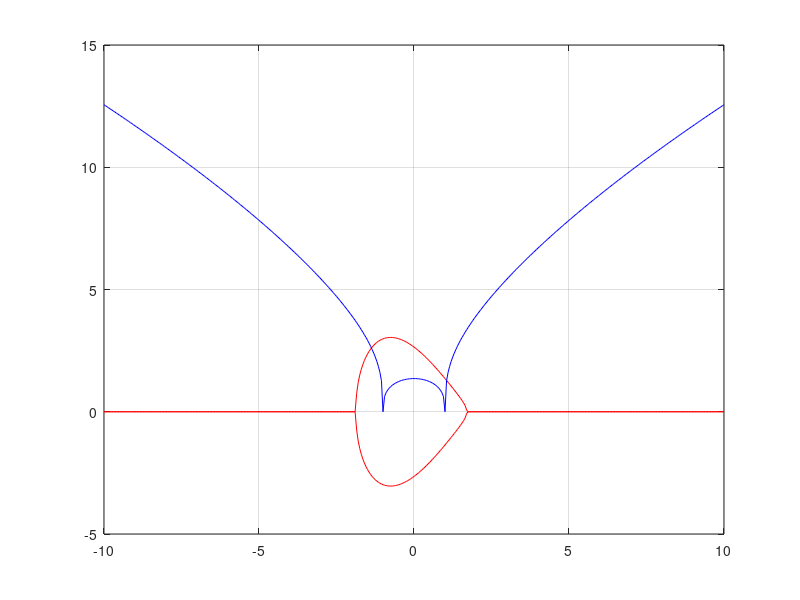

The MATLAB source for this figure: (Note: this script raises an error after producing the figure.)
clear
x = [-10:0.05:10];
y_1 = sqrt((1/2)*(4.*x.^3 - 6.*exp(x) - 4*x + 20));
y_1_2 = -sqrt((1/2)*(4.*x.^3 - 6.*exp(x) - 4*x + 20));
y_2 = (20.*x.^2 - 20).^(1/3);
plot(x, y_1, '-r')
hold on
plot(x, y_1_2, '-r')
plot(x, y_2, '-b')
grid on

x = [];
y = [];
disp("Calculate the intersection coordinates:")
n = input("How many estimate points do you have? ");
for i = 1:n
    disp(["Point " + num2str(i) + ": "]);
    x(i) = input("x value: ");
    y(i)= input("y value: ");
end

for i = 1:n
    Point = VectNewR(x(i), y(i));
    fprintf('Point ')
    fprintf(num2str(i))
    fprintf(' = ')
    fprintf('%.5f', Point(1))
    fprintf(', %.5f \n', Point(2))
end

%{
Point1 = VectNewR(-1.4, 2.678);
Point2 = VectNewR(1.05, 1.27);
fprintf('Point 1 = ')
fprintf('%.5f', Point1(1))
fprintf(', %.5f', Point1(2))
fprintf('\nPoint 2 = ')
fprintf('%.5f', Point2(1))
fprintf(', %.5f \n', Point2(2)) 
%}

function yep = Jacobian(x, y);
    df_1_dx = 12*x^2 - 6*exp(x) - 4;
    df_1_dy = -4*y;
    df_2_dx = 40*x;
    df_2_dy = -3*y^2;
    yep = [df_1_dx df_1_dy; df_2_dx df_2_dy];
end

function out = f_1(x,y)
    out = 4*x^3 - 6*exp(x) - 4*x + 20 - 2*y^2;
end

function out = f_2(x,y)
    out = 20*x^2 - 20 - y^3;
end

function [out, count] = VectNewR(x_guess, y_guess)
    x_0 = x_guess;
    y_0 = y_guess;
    count = 0;
    while sqrt((f_1(x_0, y_0))^2 + (f_2(x_0, y_0))^2) > 10^-5
        count = count + 1;
        A = [x_0; y_0];
        J = Jacobian(x_0, y_0);
        F = [f_1(x_0, y_0); f_2(x_0, y_0)];
        var_New = A - (inv(J))*F;
        x_nm1 = x_0;
        y_nm1 = y_0;
        x_0 = var_New(1); 
        y_0 = var_New(2);
    end
out = [x_0; y_0];
count = count;
end
